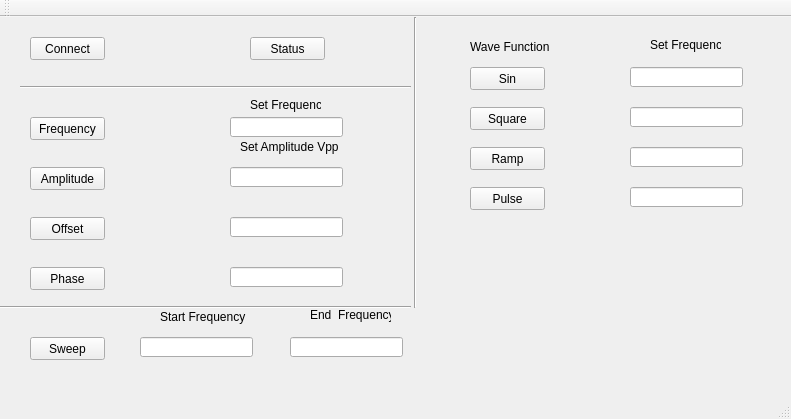
<?xml version="1.0" encoding="UTF-8"?>
<ui version="4.0">
 <class>MainWindow</class>
 <widget class="QMainWindow" name="MainWindow">
  <property name="geometry">
   <rect>
    <x>0</x>
    <y>0</y>
    <width>791</width>
    <height>419</height>
   </rect>
  </property>
  <property name="windowTitle">
   <string>MainWindow</string>
  </property>
  <widget class="QWidget" name="centralWidget">
   <widget class="QPushButton" name="ConnectButton">
    <property name="geometry">
     <rect>
      <x>30</x>
      <y>20</y>
      <width>75</width>
      <height>23</height>
     </rect>
    </property>
    <property name="text">
     <string>Connect</string>
    </property>
   </widget>
   <widget class="QPushButton" name="Sin">
    <property name="geometry">
     <rect>
      <x>470</x>
      <y>50</y>
      <width>75</width>
      <height>23</height>
     </rect>
    </property>
    <property name="text">
     <string>Sin</string>
    </property>
   </widget>
   <widget class="QPushButton" name="Square">
    <property name="geometry">
     <rect>
      <x>470</x>
      <y>90</y>
      <width>75</width>
      <height>23</height>
     </rect>
    </property>
    <property name="text">
     <string>Square</string>
    </property>
   </widget>
   <widget class="QPushButton" name="FrequencyButton">
    <property name="geometry">
     <rect>
      <x>30</x>
      <y>100</y>
      <width>75</width>
      <height>23</height>
     </rect>
    </property>
    <property name="text">
     <string>Frequency</string>
    </property>
   </widget>
   <widget class="Line" name="line">
    <property name="geometry">
     <rect>
      <x>20</x>
      <y>60</y>
      <width>391</width>
      <height>20</height>
     </rect>
    </property>
    <property name="orientation">
     <enum>Qt::Horizontal</enum>
    </property>
   </widget>
   <widget class="Line" name="line_2">
    <property name="geometry">
     <rect>
      <x>0</x>
      <y>280</y>
      <width>411</width>
      <height>20</height>
     </rect>
    </property>
    <property name="orientation">
     <enum>Qt::Horizontal</enum>
    </property>
   </widget>
   <widget class="QLineEdit" name="inputStartFreq">
    <property name="geometry">
     <rect>
      <x>140</x>
      <y>320</y>
      <width>113</width>
      <height>20</height>
     </rect>
    </property>
   </widget>
   <widget class="QPushButton" name="Sweep">
    <property name="geometry">
     <rect>
      <x>30</x>
      <y>320</y>
      <width>75</width>
      <height>23</height>
     </rect>
    </property>
    <property name="text">
     <string>Sweep</string>
    </property>
   </widget>
   <widget class="QLineEdit" name="inputEndFreq">
    <property name="geometry">
     <rect>
      <x>290</x>
      <y>320</y>
      <width>113</width>
      <height>20</height>
     </rect>
    </property>
   </widget>
   <widget class="QLabel" name="label">
    <property name="geometry">
     <rect>
      <x>160</x>
      <y>290</y>
      <width>91</width>
      <height>20</height>
     </rect>
    </property>
    <property name="text">
     <string>Start Frequency</string>
    </property>
   </widget>
   <widget class="QLabel" name="label_2">
    <property name="geometry">
     <rect>
      <x>310</x>
      <y>290</y>
      <width>81</width>
      <height>16</height>
     </rect>
    </property>
    <property name="text">
     <string>End  Frequency</string>
    </property>
   </widget>
   <widget class="QPushButton" name="ConnectButton_2">
    <property name="geometry">
     <rect>
      <x>250</x>
      <y>20</y>
      <width>75</width>
      <height>23</height>
     </rect>
    </property>
    <property name="text">
     <string>Status</string>
    </property>
   </widget>
   <widget class="QPushButton" name="setVoltageButton">
    <property name="geometry">
     <rect>
      <x>30</x>
      <y>150</y>
      <width>75</width>
      <height>23</height>
     </rect>
    </property>
    <property name="text">
     <string>Amplitude</string>
    </property>
   </widget>
   <widget class="QLineEdit" name="inputVoltage">
    <property name="geometry">
     <rect>
      <x>230</x>
      <y>150</y>
      <width>113</width>
      <height>20</height>
     </rect>
    </property>
   </widget>
   <widget class="QLineEdit" name="inputFreq">
    <property name="geometry">
     <rect>
      <x>230</x>
      <y>100</y>
      <width>113</width>
      <height>20</height>
     </rect>
    </property>
   </widget>
   <widget class="QLineEdit" name="inputSquareFreq">
    <property name="geometry">
     <rect>
      <x>630</x>
      <y>90</y>
      <width>113</width>
      <height>20</height>
     </rect>
    </property>
   </widget>
   <widget class="QPushButton" name="RampButton">
    <property name="geometry">
     <rect>
      <x>470</x>
      <y>130</y>
      <width>75</width>
      <height>23</height>
     </rect>
    </property>
    <property name="text">
     <string>Ramp</string>
    </property>
   </widget>
   <widget class="QLineEdit" name="inputRampFreq">
    <property name="geometry">
     <rect>
      <x>630</x>
      <y>130</y>
      <width>113</width>
      <height>20</height>
     </rect>
    </property>
   </widget>
   <widget class="QLineEdit" name="inputSinFreq">
    <property name="geometry">
     <rect>
      <x>630</x>
      <y>50</y>
      <width>113</width>
      <height>20</height>
     </rect>
    </property>
   </widget>
   <widget class="QPushButton" name="pulseButton">
    <property name="geometry">
     <rect>
      <x>470</x>
      <y>170</y>
      <width>75</width>
      <height>23</height>
     </rect>
    </property>
    <property name="text">
     <string>Pulse</string>
    </property>
   </widget>
   <widget class="QLineEdit" name="inputPulseFreq">
    <property name="geometry">
     <rect>
      <x>630</x>
      <y>170</y>
      <width>113</width>
      <height>20</height>
     </rect>
    </property>
   </widget>
   <widget class="Line" name="line_3">
    <property name="geometry">
     <rect>
      <x>390</x>
      <y>0</y>
      <width>51</width>
      <height>291</height>
     </rect>
    </property>
    <property name="orientation">
     <enum>Qt::Vertical</enum>
    </property>
   </widget>
   <widget class="QLabel" name="label_4">
    <property name="geometry">
     <rect>
      <x>470</x>
      <y>20</y>
      <width>81</width>
      <height>20</height>
     </rect>
    </property>
    <property name="text">
     <string>Wave Function</string>
    </property>
   </widget>
   <widget class="QLabel" name="label_5">
    <property name="geometry">
     <rect>
      <x>650</x>
      <y>20</y>
      <width>71</width>
      <height>16</height>
     </rect>
    </property>
    <property name="text">
     <string>Set Frequency</string>
    </property>
   </widget>
   <widget class="QLabel" name="label_6">
    <property name="geometry">
     <rect>
      <x>250</x>
      <y>80</y>
      <width>71</width>
      <height>16</height>
     </rect>
    </property>
    <property name="text">
     <string>Set Frequency</string>
    </property>
   </widget>
   <widget class="QLabel" name="label_7">
    <property name="geometry">
     <rect>
      <x>240</x>
      <y>120</y>
      <width>101</width>
      <height>20</height>
     </rect>
    </property>
    <property name="text">
     <string>Set Amplitude Vpp</string>
    </property>
   </widget>
   <widget class="QPushButton" name="offsetButton">
    <property name="geometry">
     <rect>
      <x>30</x>
      <y>200</y>
      <width>75</width>
      <height>23</height>
     </rect>
    </property>
    <property name="text">
     <string>Offset</string>
    </property>
   </widget>
   <widget class="QPushButton" name="phaseButton">
    <property name="geometry">
     <rect>
      <x>30</x>
      <y>250</y>
      <width>75</width>
      <height>23</height>
     </rect>
    </property>
    <property name="text">
     <string>Phase</string>
    </property>
   </widget>
   <widget class="QLineEdit" name="offsetInput">
    <property name="geometry">
     <rect>
      <x>230</x>
      <y>200</y>
      <width>113</width>
      <height>20</height>
     </rect>
    </property>
   </widget>
   <widget class="QLineEdit" name="phaseInput">
    <property name="geometry">
     <rect>
      <x>230</x>
      <y>250</y>
      <width>113</width>
      <height>20</height>
     </rect>
    </property>
   </widget>
  </widget>
  <widget class="QMenuBar" name="menuBar">
   <property name="geometry">
    <rect>
     <x>0</x>
     <y>0</y>
     <width>791</width>
     <height>21</height>
    </rect>
   </property>
  </widget>
  <widget class="QToolBar" name="mainToolBar">
   <attribute name="toolBarArea">
    <enum>TopToolBarArea</enum>
   </attribute>
   <attribute name="toolBarBreak">
    <bool>false</bool>
   </attribute>
  </widget>
  <widget class="QStatusBar" name="statusBar"/>
 </widget>
 <layoutdefault spacing="6" margin="11"/>
 <resources/>
 <connections>
  <connection>
   <sender>Sin</sender>
   <signal>clicked()</signal>
   <receiver>MainWindow</receiver>
   <slot>SinButtonClicked()</slot>
   <hints>
    <hint type="sourcelabel">
     <x>521</x>
     <y>105</y>
    </hint>
    <hint type="destinationlabel">
     <x>62</x>
     <y>132</y>
    </hint>
   </hints>
  </connection>
  <connection>
   <sender>ConnectButton</sender>
   <signal>clicked()</signal>
   <receiver>MainWindow</receiver>
   <slot>ConnectButtonClicked()</slot>
   <hints>
    <hint type="sourcelabel">
     <x>78</x>
     <y>75</y>
    </hint>
    <hint type="destinationlabel">
     <x>73</x>
     <y>70</y>
    </hint>
   </hints>
  </connection>
  <connection>
   <sender>Square</sender>
   <signal>clicked()</signal>
   <receiver>MainWindow</receiver>
   <slot>SquareButtonClicked()</slot>
   <hints>
    <hint type="sourcelabel">
     <x>544</x>
     <y>145</y>
    </hint>
    <hint type="destinationlabel">
     <x>81</x>
     <y>177</y>
    </hint>
   </hints>
  </connection>
  <connection>
   <sender>FrequencyButton</sender>
   <signal>clicked()</signal>
   <receiver>MainWindow</receiver>
   <slot>FrequencyButtonClicked()</slot>
   <hints>
    <hint type="sourcelabel">
     <x>95</x>
     <y>155</y>
    </hint>
    <hint type="destinationlabel">
     <x>227</x>
     <y>96</y>
    </hint>
   </hints>
  </connection>
  <connection>
   <sender>Sweep</sender>
   <signal>clicked()</signal>
   <receiver>MainWindow</receiver>
   <slot>SweepButtonPressed()</slot>
   <hints>
    <hint type="sourcelabel">
     <x>104</x>
     <y>368</y>
    </hint>
    <hint type="destinationlabel">
     <x>225</x>
     <y>279</y>
    </hint>
   </hints>
  </connection>
  <connection>
   <sender>Sweep</sender>
   <signal>clicked()</signal>
   <receiver>MainWindow</receiver>
   <slot>SweepButtonClicked()</slot>
   <hints>
    <hint type="sourcelabel">
     <x>81</x>
     <y>365</y>
    </hint>
    <hint type="destinationlabel">
     <x>81</x>
     <y>264</y>
    </hint>
   </hints>
  </connection>
  <connection>
   <sender>ConnectButton_2</sender>
   <signal>clicked()</signal>
   <receiver>MainWindow</receiver>
   <slot>DeviceStatusButton()</slot>
   <hints>
    <hint type="sourcelabel">
     <x>291</x>
     <y>74</y>
    </hint>
    <hint type="destinationlabel">
     <x>290</x>
     <y>88</y>
    </hint>
   </hints>
  </connection>
  <connection>
   <sender>setVoltageButton</sender>
   <signal>clicked()</signal>
   <receiver>MainWindow</receiver>
   <slot>setVoltageButton()</slot>
   <hints>
    <hint type="sourcelabel">
     <x>76</x>
     <y>205</y>
    </hint>
    <hint type="destinationlabel">
     <x>76</x>
     <y>403</y>
    </hint>
   </hints>
  </connection>
  <connection>
   <sender>RampButton</sender>
   <signal>clicked()</signal>
   <receiver>MainWindow</receiver>
   <slot>RampButtonClicked()</slot>
   <hints>
    <hint type="sourcelabel">
     <x>538</x>
     <y>185</y>
    </hint>
    <hint type="destinationlabel">
     <x>134</x>
     <y>403</y>
    </hint>
   </hints>
  </connection>
  <connection>
   <sender>pulseButton</sender>
   <signal>clicked()</signal>
   <receiver>MainWindow</receiver>
   <slot>PulseButtonClicked()</slot>
   <hints>
    <hint type="sourcelabel">
     <x>544</x>
     <y>225</y>
    </hint>
    <hint type="destinationlabel">
     <x>122</x>
     <y>403</y>
    </hint>
   </hints>
  </connection>
  <connection>
   <sender>offsetButton</sender>
   <signal>clicked()</signal>
   <receiver>MainWindow</receiver>
   <slot>OffsetButtonClicked()</slot>
   <hints>
    <hint type="sourcelabel">
     <x>58</x>
     <y>252</y>
    </hint>
    <hint type="destinationlabel">
     <x>61</x>
     <y>261</y>
    </hint>
   </hints>
  </connection>
  <connection>
   <sender>phaseButton</sender>
   <signal>clicked()</signal>
   <receiver>MainWindow</receiver>
   <slot>PhaseButtongClicked()</slot>
   <hints>
    <hint type="sourcelabel">
     <x>41</x>
     <y>300</y>
    </hint>
    <hint type="destinationlabel">
     <x>35</x>
     <y>308</y>
    </hint>
   </hints>
  </connection>
  <connection>
   <sender>phaseButton</sender>
   <signal>clicked()</signal>
   <receiver>MainWindow</receiver>
   <slot>PhaseButtongClicked()</slot>
   <hints>
    <hint type="sourcelabel">
     <x>59</x>
     <y>301</y>
    </hint>
    <hint type="destinationlabel">
     <x>59</x>
     <y>309</y>
    </hint>
   </hints>
  </connection>
  <connection>
   <sender>phaseButton</sender>
   <signal>clicked()</signal>
   <receiver>MainWindow</receiver>
   <slot>PhaseButtonClicked()</slot>
   <hints>
    <hint type="sourcelabel">
     <x>94</x>
     <y>305</y>
    </hint>
    <hint type="destinationlabel">
     <x>95</x>
     <y>308</y>
    </hint>
   </hints>
  </connection>
 </connections>
 <slots>
  <slot>SinButtonClicked()</slot>
  <slot>FrequencyButtonClicked()</slot>
  <slot>AmplitudeButtonClicked()</slot>
  <slot>ConnectButtonClicked()</slot>
  <slot>VoltageButtonClicked()</slot>
  <slot>SquareButtonClicked()</slot>
  <slot>SweepButtonPressed()</slot>
  <slot>SweepButtonClicked()</slot>
  <slot>DeviceStatusButton()</slot>
  <slot>setVoltageButton()</slot>
  <slot>RampButtonClicked()</slot>
  <slot>PulseButtonClicked()</slot>
  <slot>OffsetButtonClicked()</slot>
  <slot>PhaseButtonClicked()</slot>
 </slots>
</ui>
